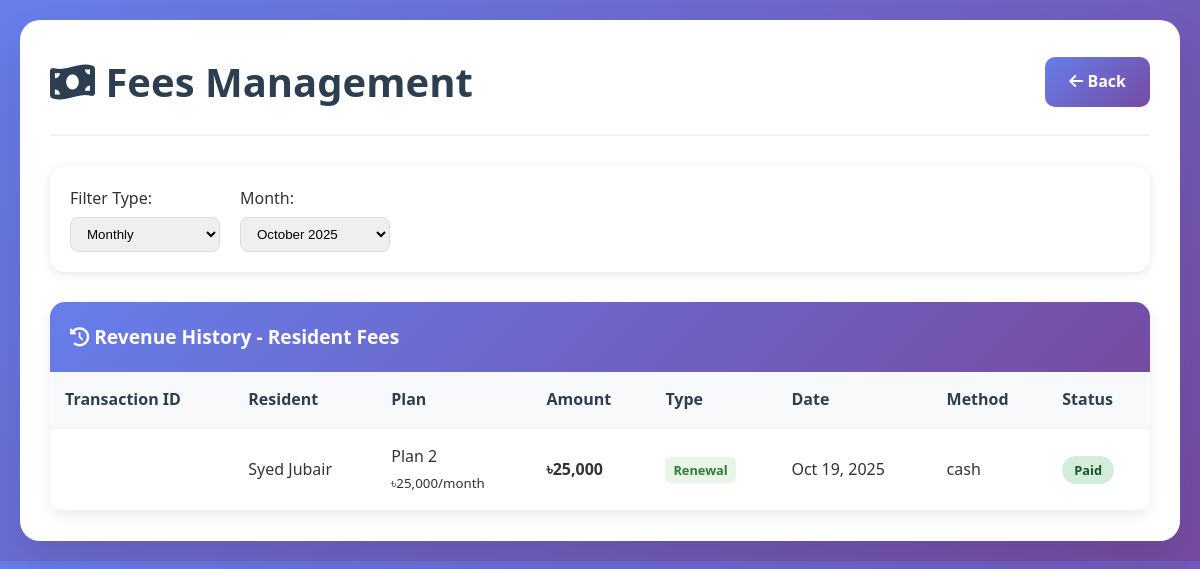
The page /admin/fees.php (signed in) on the database its author committed.
### tables this page shows
CREATE TABLE `resident_revenue_history` (
  `id` int(11) NOT NULL,
  `user_id` int(11) NOT NULL,
  `resident_id` int(11) NOT NULL,
  `plan_id` int(11) NOT NULL,
  `transaction_id` varchar(50) NOT NULL,
  `amount` decimal(10,2) NOT NULL,
  `payment_type` enum('initial','renewal','upgrade','downgrade') DEFAULT 'initial',
  `payment_status` enum('paid','pending','overdue','cancelled') DEFAULT 'paid',
  `payment_date` date NOT NULL,
  `subscription_start_date` date NOT NULL,
  `subscription_end_date` date NOT NULL,
  `renewal_due_date` date NOT NULL,
  `grace_period_end` date NOT NULL,
  `payment_method` varchar(50) DEFAULT 'cash',
  `processed_by` int(11) DEFAULT NULL,
  `notes` text DEFAULT NULL,
  `is_active` tinyint(1) DEFAULT 1,
  `created_at` timestamp NOT NULL DEFAULT current_timestamp(),
  `updated_at` timestamp NOT NULL DEFAULT current_timestamp() ON UPDATE current_timestamp()
);

CREATE TABLE `users` (
  `id` int(11) NOT NULL,
  `username` varchar(50) NOT NULL,
  `email` varchar(100) NOT NULL,
  `password` varchar(255) NOT NULL,
  `role_id` int(11) DEFAULT NULL,
  `first_name` varchar(50) NOT NULL,
  `last_name` varchar(50) NOT NULL,
  `phone` varchar(20) DEFAULT NULL,
  `address` text DEFAULT NULL,
  `date_of_birth` date DEFAULT NULL,
  `gender` enum('Male','Female','Other') DEFAULT NULL,
  `emergency_contact_name` varchar(100) DEFAULT NULL,
  `emergency_contact_phone` varchar(20) DEFAULT NULL,
  `family_contact_info` text DEFAULT NULL,
  `profile_image` varchar(255) DEFAULT NULL,
  `is_active` tinyint(1) DEFAULT 1,
  `created_at` timestamp NOT NULL DEFAULT current_timestamp(),
  `updated_at` timestamp NOT NULL DEFAULT current_timestamp() ON UPDATE current_timestamp()
);

CREATE TABLE `payment_plans` (
  `id` int(11) NOT NULL,
  `plan_name` varchar(50) NOT NULL,
  `monthly_fee` decimal(10,2) DEFAULT 0.00,
  `yearly_fee` decimal(10,2) DEFAULT 0.00,
  `laundry_limit` int(11) DEFAULT 0,
  `cleaning_limit` int(11) DEFAULT 0,
  `description` text DEFAULT NULL,
  `created_at` timestamp NOT NULL DEFAULT current_timestamp()
);

### admin/fees.php (the view, shortened to what this page needs)
<?php
$database = new Database();
$db = $database->getConnection();
$filter_month = isset($_GET['month']) ? $_GET['month'] : date('Y-m');
$filter_type = isset($_GET['filter_type']) ? $_GET['filter_type'] : 'monthly';
try {
    if ($filter_type === 'all_time') {
        $revenue_query = "SELECT rrh.*, u.first_name, u.last_name, pp.plan_name, pp.monthly_fee
                         FROM resident_revenue_history rrh
                         JOIN users u ON rrh.user_id = u.id
                         LEFT JOIN payment_plans pp ON rrh.plan_id = pp.id
                         WHERE rrh.payment_type IN ('initial', 'renewal', 'upgrade')
                         ORDER BY rrh.payment_date DESC LIMIT 50";
        $revenue_stmt = $db->prepare($revenue_query);
        $revenue_stmt->execute();
    } else {
        $revenue_query = "SELECT rrh.*, u.first_name, u.last_name, pp.plan_name, pp.monthly_fee
                         FROM resident_revenue_history rrh
                         JOIN users u ON rrh.user_id = u.id
                         LEFT JOIN payment_plans pp ON rrh.plan_id = pp.id
                         WHERE rrh.payment_type IN ('initial', 'renewal', 'upgrade')
                         AND DATE_FORMAT(rrh.payment_date, '%Y-%m') = ?
                         ORDER BY rrh.payment_date DESC LIMIT 50";
        $revenue_stmt = $db->prepare($revenue_query);
        $revenue_stmt->execute([$filter_month]);
    }
    $revenue_history = $revenue_stmt->fetchAll(PDO::FETCH_ASSOC);
} catch (Exception $e) {
    $revenue_history = [];
}
?>
<!DOCTYPE html>
<html lang="en">
<head>
    <link rel="stylesheet" href="../assets/css/style.css">
    <link rel="stylesheet" href="https://cdnjs.cloudflare.com/ajax/libs/font-awesome/6.0.0/css/all.min.css">
</head>
<body>
    <div class="container">
        <div class="page-header">
            <h1 class="page-title"><i class="fas fa-money-bill-wave"></i> Fees Management</h1>
            <a href="finances_overview.php" class="back-btn"><i class="fas fa-arrow-left"></i> Back</a>
        </div>
        <div class="filter-section">
            <div class="filter-container">
                <div class="filter-group">
                    <label>Filter Type:</label>
                    <select id="filterType" onchange="applyFilters()">
                        <option value="monthly" <?php echo ($filter_type == 'monthly') ? 'selected' : ''; ?>>Monthly</option>
                    </select>
                </div>
                <div class="filter-group" id="monthGroup" style="<?php echo ($filter_type == 'all_time') ? 'display:none;' : ''; ?>">
                    <label>Month:</label>
                    <select id="monthFilter" onchange="applyFilters()">
                        <?php
                        for ($i = 1; $i <= 12; $i++) {
                            $month_value = date('Y') . '-' . str_pad($i, 2, '0', STR_PAD_LEFT);
                            $month_name = date('F', mktime(0, 0, 0, $i, 1));
                            $selected = ($month_value == $filter_month) ? 'selected' : '';
                            echo "<option value='$month_value' $selected>$month_name " . date('Y') . "</option>";
                        }
                        ?>
                    </select>
                </div>
            </div>
        </div>
        <div class="revenue-table">
            <div class="table-header">
                <i class="fas fa-history"></i> Revenue History - Resident Fees
            </div>
            <?php if (!empty($revenue_history)): ?>
            <table>
                <thead>
                    <tr>
                        <th>Transaction ID</th>
                        <th>Resident</th>
                        <th>Plan</th>
                        <th>Amount</th>
                        <th>Type</th>
                        <th>Date</th>
                        <th>Method</th>
                        <th>Status</th>
                    </tr>
                </thead>
                <tbody>
                    <?php foreach ($revenue_history as $record): ?>
                    <tr>
                        <td><strong><?php echo htmlspecialchars($record['transaction_id']); ?></strong></td>
                        <td><?php echo htmlspecialchars($record['first_name'] . ' ' . $record['last_name']); ?></td>
                        <td><?php echo htmlspecialchars($record['plan_name']); ?><br><small>৳<?php echo number_format($record['monthly_fee']); ?>/month</small></td>
                        <td><strong>৳<?php echo number_format($record['amount']); ?></strong></td>
                        <td><span class="payment-type type-<?php echo $record['payment_type']; ?>"><?php echo ucfirst($record['payment_type']); ?></span></td>
                        <td><?php echo date('M d, Y', strtotime($record['payment_date'])); ?></td>
                        <td><?php echo htmlspecialchars($record['payment_method']); ?></td>
                        <td><span class="status-badge">Paid</span></td>
                    </tr>
                    <?php endforeach; ?>
                </tbody>
            </table>
            <?php endif; ?>
        </div>
    </div>
</body>
</html>

### assets/css/style.css (style rules this page uses)
* { margin: 0; padding: 0; box-sizing: border-box; }
body { font-family: 'Segoe UI', Tahoma, Geneva, Verdana, sans-serif; line-height: 1.6; color: #333; background-color: #f8f9fa; }
.container { max-width: 1200px; margin: 0 auto; padding: 0 20px; }

### admin/fees.php (style rules this page uses)
body { font-family: 'Segoe UI', sans-serif; background: linear-gradient(135deg, #667eea 0%, #764ba2 100%); margin: 0; padding: 20px; }
.container { max-width: 1400px; margin: 0 auto; background: white; border-radius: 20px; padding: 30px; box-shadow: 0 20px 40px rgba(0,0,0,0.1); }
.page-header { display: flex; justify-content: space-between; align-items: center; margin-bottom: 30px; padding-bottom: 20px; border-bottom: 2px solid #f1f3f4; }
.page-title { font-size: 2.5rem; font-weight: 700; color: #2c3e50; margin: 0; }
.back-btn { background: linear-gradient(135deg, #667eea 0%, #764ba2 100%); color: white; padding: 12px 24px; border: none; border-radius: 10px; text-decoration: none; font-weight: 600; }
.filter-section { background: white; border-radius: 15px; padding: 20px; margin-bottom: 30px; box-shadow: 0 2px 10px rgba(0,0,0,0.1); }
.filter-container { display: flex; align-items: center; gap: 20px; flex-wrap: wrap; }
.filter-group { display: flex; flex-direction: column; gap: 5px; }
.filter-group select { padding: 8px 12px; border: 1px solid #ddd; border-radius: 8px; min-width: 150px; }
.revenue-table { background: white; border-radius: 15px; overflow: hidden; box-shadow: 0 5px 15px rgba(0,0,0,0.08); }
.table-header { background: linear-gradient(135deg, #667eea 0%, #764ba2 100%); color: white; padding: 20px; font-size: 1.2rem; font-weight: 600; }
table { width: 100%; border-collapse: collapse; }
th, td { padding: 15px; text-align: left; border-bottom: 1px solid #f1f3f4; }
th { background: #f8f9fa; font-weight: 600; color: #2c3e50; }
.status-badge { padding: 5px 12px; border-radius: 20px; font-size: 0.8rem; font-weight: 600; background: #d4edda; color: #155724; }
.payment-type { padding: 4px 8px; border-radius: 6px; font-size: 0.8rem; font-weight: 600; }
.type-renewal { background: #e8f5e8; color: #2e7d32; }

### rows shown on the page
resident_revenue_history: user.last_name "Syed Jubair", plan.plan_name "Plan 2", plan.monthly_fee "25,000", amount "25,000", payment_type "Renewal", payment_date "Oct 19, 2025", payment_method "cash"

### other values the page prints
form field value "October 2025"
